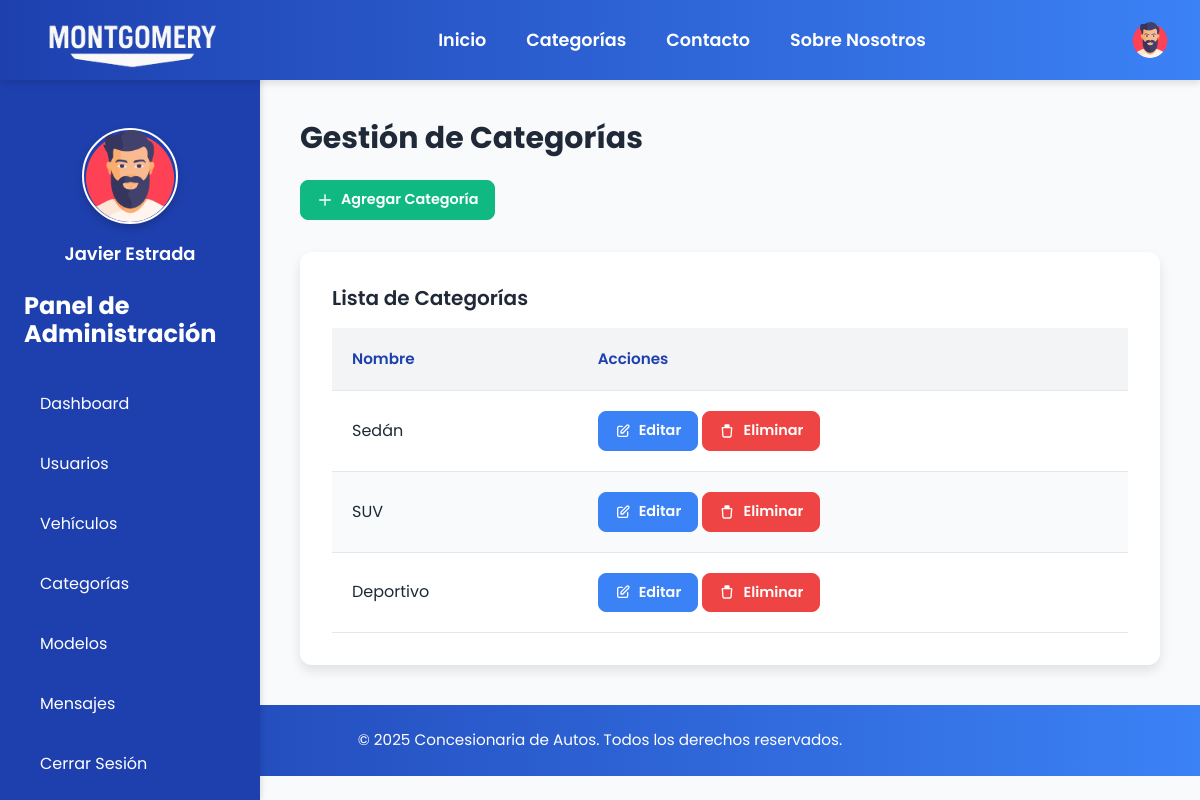
/admin/categories.php (signed in), run on the app's committed database.
### tables this page shows
CREATE TABLE `categories` (
  `id` int(11) NOT NULL,
  `name` varchar(50) NOT NULL
);

### admin/categories.php (the view, shortened to what this page needs)
<?php
include '../includes/header.php';
$categories = $pdo->query("SELECT * FROM categories")->fetchAll();
?>
<?php include '../includes/admin_sidebar.php'; ?>
<div class="main-content">
    <h1 class="text-3xl font-bold mb-6">Gestión de Categorías</h1>
    <button type="button" class="btn btn-add mb-8" id="open-add-modal">
        <svg fill="none" stroke="currentColor" viewBox="0 0 24 24" xmlns="http://www.w3.org/2000/svg">
            <path stroke-linecap="round" stroke-linejoin="round" stroke-width="2" d="M12 4v16m8-8H4"></path>
        </svg>
        Agregar Categoría
    </button>
    <div class="table-container">
        <h2 class="text-xl font-semibold mb-4">Lista de Categorías</h2>
        <table>
            <thead>
                <tr>
                    <th>Nombre</th>
                    <th>Acciones</th>
                </tr>
            </thead>
            <tbody>
                <?php foreach ($categories as $category): ?>
                    <tr>
                        <td><?php echo htmlspecialchars($category['name']); ?></td>
                        <td>
                            <button class="btn btn-edit edit-category-btn"
                                    data-id="<?php echo $category['id']; ?>"
                                    data-name="<?php echo htmlspecialchars($category['name']); ?>">
                                <svg fill="none" stroke="currentColor" viewBox="0 0 24 24" xmlns="http://www.w3.org/2000/svg">
                                    <path stroke-linecap="round" stroke-linejoin="round" stroke-width="2" d="M11 5H6a2 2 0 00-2 2v11a2 2 0 002 2h11a2 2 0 002-2v-5m-1.414-9.414a2 2 0 112.828 2.828L11.828 15H9v-2.828l8.586-8.586z"></path>
                                </svg>
                                Editar
                            </button>
                            <a href="delete_category.php?id=<?php echo $category['id']; ?>" onclick="return confirmDelete('¿Seguro que quieres eliminar esta categoría?')" class="btn btn-delete">
                                <svg fill="none" stroke="currentColor" viewBox="0 0 24 24" xmlns="http://www.w3.org/2000/svg">
                                    <path stroke-linecap="round" stroke-linejoin="round" stroke-width="2" d="M19 7l-.867 12.142A2 2 0 0116.138 21H7.862a2 2 0 01-1.995-1.858L5 7m5-4h4a1 1 0 011 1v1H9V4a1 1 0 011-1zm-5 4h12"></path>
                                </svg>
                                Eliminar
                            </a>
                        </td>
                    </tr>
                <?php endforeach; ?>
            </tbody>
        </table>
    </div>
</div>
<?php include '../includes/footer.php'; ?>

### css/styles.css (style rules this page uses)
body { font-family: "Poppins", sans-serif; background-color: #f8fafc; color: #1f2937; margin: 0; }
.main-content { margin-left: 260px; padding: 2.5rem; }
.table-container { background-color: #ffffff; border-radius: 12px; padding: 2rem; box-shadow: 0 6px 12px rgba(0, 0, 0, 0.1); }
table { width: 100%; border-collapse: separate; border-spacing: 0; }
th, td { padding: 1.25rem; text-align: left; border-bottom: 1px solid #e5e7eb; }
th { background-color: #f3f4f6; font-weight: 600; color: #1e40af; font-size: 0.95rem; }
tr:nth-child(even) { background-color: #f9fafb; }
button, .button { background-color: #1e40af; color: #ffffff; padding: 0.75rem 1.5rem; border-radius: 8px; border: none; cursor: pointer; font-weight: 600; transition: all 0.3s ease; }
.btn { display: inline-flex; align-items: center; gap: 0.5rem; padding: 0.5rem 1rem; border-radius: 8px; font-size: 0.9rem; font-weight: 600; transition: all 0.3s ease; cursor: pointer; text-decoration: none; }
.btn svg { width: 16px; height: 16px; }
.btn-edit { background-color: #3b82f6; color: #ffffff; border: 1px solid #3b82f6; }
.btn-delete { background-color: #ef4444; color: #ffffff; border: 1px solid #ef4444; }
.btn-add { background-color: #10b981; color: #ffffff; border: 1px solid #10b981; }

### data on the page
categories: name "Sedán"
categories: name "SUV"
categories: name "Deportivo"

### other printed values
$_SESSION['first_name'] . ' ' . $_SESSION['last_name'] "Javier Estrada"
